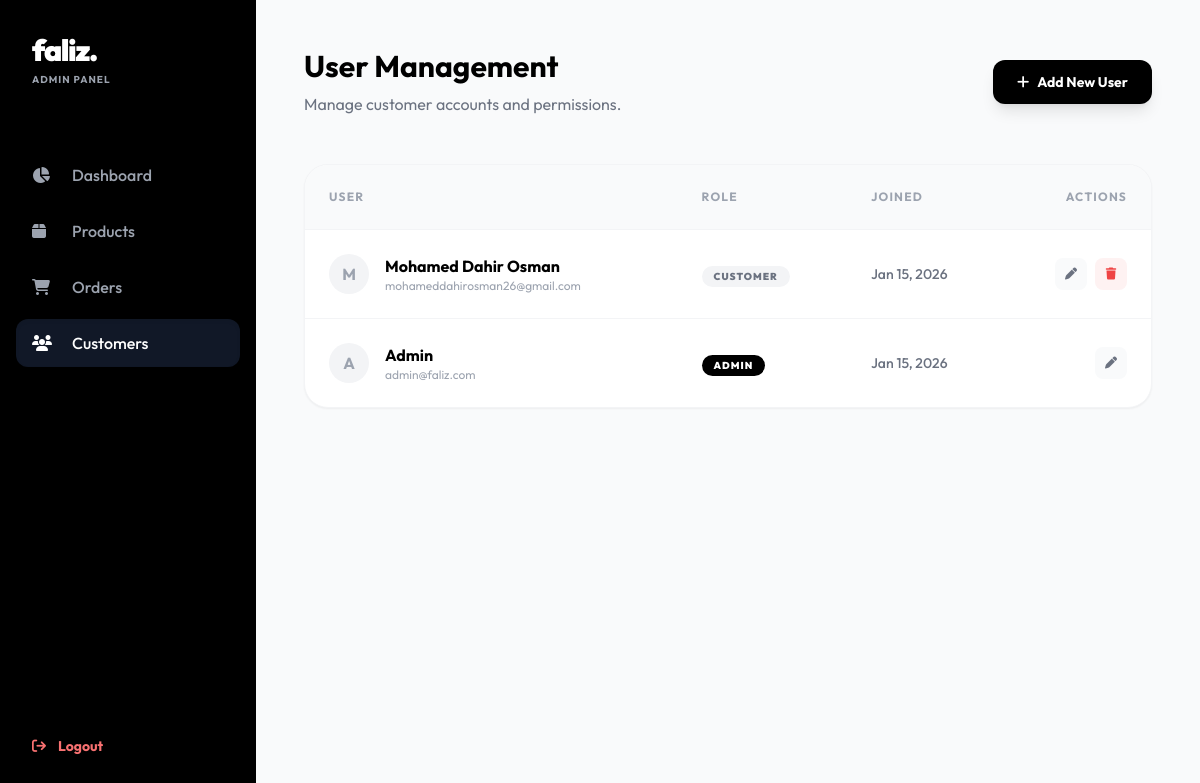
The page /admin/users.php (signed in) on the database its author committed.
### tables this page shows
CREATE TABLE `users` (
  `id` int(6) unsigned NOT NULL AUTO_INCREMENT,
  `username` varchar(30) NOT NULL,
  `email` varchar(50) NOT NULL,
  `password` varchar(255) NOT NULL,
  `role` enum('admin','customer') DEFAULT 'customer',
  `created_at` timestamp NOT NULL DEFAULT current_timestamp(),
  PRIMARY KEY (`id`),
  UNIQUE KEY `email` (`email`)
);

### admin/users.php (the view, shortened to what this page needs)
<?php
require_once '../includes/db.php';
$result = $conn->query("SELECT * FROM users ORDER BY created_at DESC");
?>
<!DOCTYPE html>
<html lang="en">
<head>
    <script src="https://cdn.tailwindcss.com"></script>
    <link rel="stylesheet" href="https://cdnjs.cloudflare.com/ajax/libs/font-awesome/6.5.1/css/all.min.css">
</head>
<body class="bg-gray-50 flex">
    <?php include 'includes/sidebar.php'; ?>
    <main class="ml-64 w-full p-8 lg:p-12">
        <header class="flex justify-between items-center mb-12">
            <div>
                <h2 class="text-3xl font-bold mb-2">User Management</h2>
                <p class="text-gray-500">Manage customer accounts and permissions.</p>
            </div>
            <button onclick="toggleModal('addUserModal')" class="bg-black text-white px-6 py-3 rounded-xl font-bold hover:bg-gray-800 transition shadow-lg text-sm flex items-center">
                <i class="fa-solid fa-plus mr-2"></i> Add New User
            </button>
        </header>
        <div class="bg-white rounded-3xl shadow-sm border border-gray-100 overflow-hidden">
            <table class="w-full text-left border-collapse">
                <thead>
                    <tr class="bg-gray-50 text-xs uppercase text-gray-400 font-bold tracking-widest border-b border-gray-100">
                        <th class="p-6">User</th>
                        <th class="p-6">Role</th>
                        <th class="p-6">Joined</th>
                        <th class="p-6 text-right">Actions</th>
                    </tr>
                </thead>
                <tbody class="divide-y divide-gray-100">
                    <?php while($row = $result->fetch_assoc()): ?>
                    <tr class="hover:bg-gray-50 transition">
                        <td class="p-6">
                            <div class="flex items-center gap-4">
                                <div class="w-10 h-10 rounded-full bg-gray-100 flex items-center justify-center font-bold text-gray-400 uppercase">
                                    <?= substr($row['username'], 0, 1) ?>
                                </div>
                                <div>
                                    <p class="font-bold text-black"><?= $row['username'] ?></p>
                                    <p class="text-xs text-gray-400"><?= $row['email'] ?></p>
                                </div>
                            </div>
                        </td>
                        <td class="p-6">
                            <?php if($row['role'] == 'admin'): ?>
                                <span class="px-3 py-1 rounded-full text-[10px] font-black uppercase tracking-widest bg-black text-white">Admin</span>
                            <?php else: ?>
                                <span class="px-3 py-1 rounded-full text-[10px] font-black uppercase tracking-widest bg-gray-100 text-gray-500">Customer</span>
                            <?php endif; ?>
                        </td>
                        <td class="p-6 text-sm font-medium text-gray-500">
                            <?= date('M d, Y', strtotime($row['created_at'])) ?>
                        </td>
                        <td class="p-6 text-right">
                            <div class="flex items-center justify-end gap-2">
                                <a href="user-edit.php?id=<?= $row['id'] ?>" class="w-8 h-8 rounded-lg bg-gray-50 text-gray-500 hover:bg-black hover:text-white flex items-center justify-center transition">
                                    <i class="fa-solid fa-pen text-xs"></i>
                                </a>
                                <?php if($row['role'] != 'admin'):  ?>
                                <a href="users.php?delete=<?= $row['id'] ?>" onclick="return confirm('Are you sure you want to delete this user?');" class="w-8 h-8 rounded-lg bg-red-50 text-red-500 hover:bg-red-500 hover:text-white flex items-center justify-center transition">
                                    <i class="fa-solid fa-trash text-xs"></i>
                                </a>
                                <?php endif; ?>
                            </div>
                        </td>
                    </tr>
                    <?php endwhile; ?>
                </tbody>
            </table>
        </div>
    </main>
</body>
</html>

### admin/users.php (style rules this page uses)
body { font-family: 'Outfit', sans-serif; }

### rows shown on the page
users: username "M", username "Mohamed Dahir Osman", email "mohameddahirosman26@gmail.com", role "CUSTOMER", created_at "Jan 15, 2026"
users: username "A", username "Admin", email "admin@faliz.com", role "ADMIN", created_at "Jan 15, 2026"
